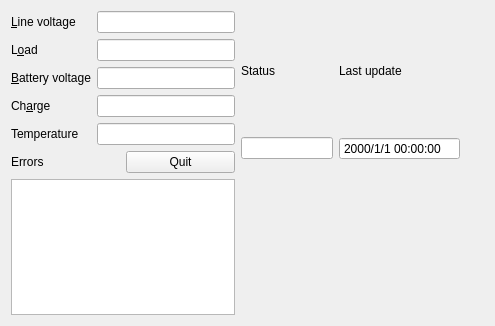
<?xml version="1.0" encoding="UTF-8"?>
<ui version="4.0">
 <class>Form</class>
 <widget class="QWidget" name="Form">
  <property name="geometry">
   <rect>
    <x>0</x>
    <y>0</y>
    <width>495</width>
    <height>326</height>
   </rect>
  </property>
  <property name="windowTitle">
   <string>APC UPS Monitor</string>
  </property>
  <layout class="QHBoxLayout" name="horizontalLayout_4">
   <item>
    <layout class="QHBoxLayout" name="horizontalLayout_3">
     <item>
      <layout class="QVBoxLayout" name="verticalLayout_3">
       <item>
        <layout class="QGridLayout" name="gridLayout">
         <item row="0" column="0">
          <widget class="QLabel" name="label">
           <property name="text">
            <string>&amp;Line voltage</string>
           </property>
           <property name="buddy">
            <cstring>lineVoltageIndicator</cstring>
           </property>
          </widget>
         </item>
         <item row="0" column="1">
          <widget class="EngineeringIndicator" name="lineVoltageIndicator"/>
         </item>
         <item row="1" column="0">
          <widget class="QLabel" name="label_3">
           <property name="text">
            <string>L&amp;oad</string>
           </property>
           <property name="buddy">
            <cstring>loadIndicator</cstring>
           </property>
          </widget>
         </item>
         <item row="1" column="1">
          <widget class="PercentIndicator" name="loadIndicator"/>
         </item>
         <item row="2" column="0">
          <widget class="QLabel" name="label_2">
           <property name="text">
            <string>&amp;Battery voltage</string>
           </property>
           <property name="buddy">
            <cstring>batteryVoltageIndicator</cstring>
           </property>
          </widget>
         </item>
         <item row="2" column="1">
          <widget class="EngineeringIndicator" name="batteryVoltageIndicator"/>
         </item>
         <item row="3" column="0">
          <widget class="QLabel" name="label_6">
           <property name="text">
            <string>Ch&amp;arge</string>
           </property>
           <property name="buddy">
            <cstring>chargeIndicator</cstring>
           </property>
          </widget>
         </item>
         <item row="3" column="1">
          <widget class="PercentIndicator" name="chargeIndicator"/>
         </item>
         <item row="4" column="0">
          <widget class="QLabel" name="label_4">
           <property name="text">
            <string>Temperature</string>
           </property>
           <property name="buddy">
            <cstring>temperatureIndicator</cstring>
           </property>
          </widget>
         </item>
         <item row="4" column="1">
          <widget class="TemperatureIndicator" name="temperatureIndicator"/>
         </item>
        </layout>
       </item>
       <item>
        <layout class="QVBoxLayout" name="verticalLayout_2">
         <item>
          <layout class="QHBoxLayout" name="horizontalLayout_2">
           <item>
            <widget class="QLabel" name="label_8">
             <property name="text">
              <string>Errors</string>
             </property>
            </widget>
           </item>
           <item>
            <widget class="QPushButton" name="closePb">
             <property name="text">
              <string>Quit</string>
             </property>
            </widget>
           </item>
          </layout>
         </item>
         <item>
          <widget class="QTextEdit" name="errorEdit">
           <property name="readOnly">
            <bool>true</bool>
           </property>
          </widget>
         </item>
        </layout>
       </item>
      </layout>
     </item>
     <item>
      <layout class="QVBoxLayout" name="verticalLayout">
       <item>
        <layout class="QHBoxLayout" name="horizontalLayout">
         <item>
          <layout class="QGridLayout" name="gridLayout_2">
           <item row="0" column="0">
            <widget class="QLabel" name="label_5">
             <property name="text">
              <string>Status</string>
             </property>
             <property name="buddy">
              <cstring>statusIndicator</cstring>
             </property>
            </widget>
           </item>
           <item row="0" column="1">
            <widget class="QLabel" name="label_7">
             <property name="text">
              <string>Last update</string>
             </property>
             <property name="buddy">
              <cstring>dateTimeEdit</cstring>
             </property>
            </widget>
           </item>
           <item row="1" column="0">
            <widget class="TextIndicator" name="statusIndicator"/>
           </item>
           <item row="1" column="1">
            <widget class="QDateTimeEdit" name="dateTimeEdit">
             <property name="readOnly">
              <bool>true</bool>
             </property>
             <property name="buttonSymbols">
              <enum>QAbstractSpinBox::NoButtons</enum>
             </property>
             <property name="keyboardTracking">
              <bool>false</bool>
             </property>
             <property name="displayFormat">
              <string>yyyy/M/d HH:mm:ss</string>
             </property>
            </widget>
           </item>
          </layout>
         </item>
         <item>
          <spacer name="horizontalSpacer">
           <property name="orientation">
            <enum>Qt::Horizontal</enum>
           </property>
           <property name="sizeHint" stdset="0">
            <size>
             <width>40</width>
             <height>20</height>
            </size>
           </property>
          </spacer>
         </item>
        </layout>
       </item>
       <item>
        <widget class="QwtPlot" name="qwtPlot"/>
       </item>
      </layout>
     </item>
    </layout>
   </item>
  </layout>
 </widget>
 <customwidgets>
  <customwidget>
   <class>QwtPlot</class>
   <extends>QFrame</extends>
   <header>qwt_plot.h</header>
  </customwidget>
  <customwidget>
   <class>EngineeringIndicator</class>
   <extends>QLineEdit</extends>
   <header>LabWidgets</header>
  </customwidget>
  <customwidget>
   <class>TemperatureIndicator</class>
   <extends>QLineEdit</extends>
   <header>LabWidgets</header>
  </customwidget>
  <customwidget>
   <class>PercentIndicator</class>
   <extends>QLineEdit</extends>
   <header>LabWidgets</header>
  </customwidget>
  <customwidget>
   <class>TextIndicator</class>
   <extends>QLineEdit</extends>
   <header>LabWidgets</header>
  </customwidget>
 </customwidgets>
 <tabstops>
  <tabstop>lineVoltageIndicator</tabstop>
  <tabstop>loadIndicator</tabstop>
  <tabstop>batteryVoltageIndicator</tabstop>
  <tabstop>chargeIndicator</tabstop>
  <tabstop>temperatureIndicator</tabstop>
  <tabstop>statusIndicator</tabstop>
  <tabstop>dateTimeEdit</tabstop>
 </tabstops>
 <resources/>
 <connections/>
</ui>
